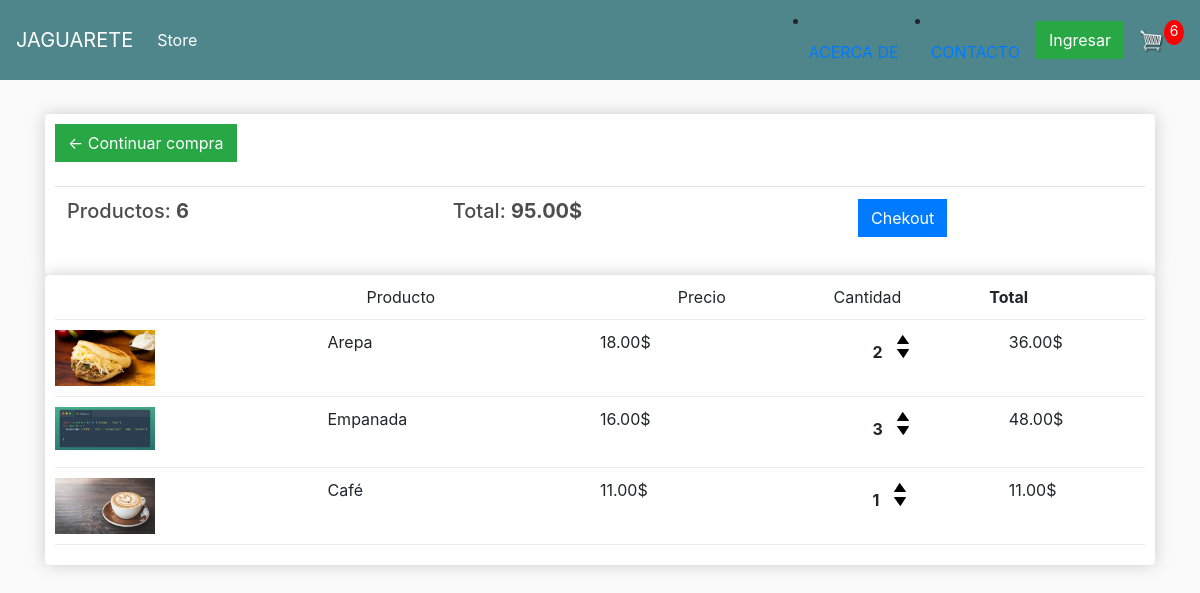
Before: /car/ (signed in) with the older database file.
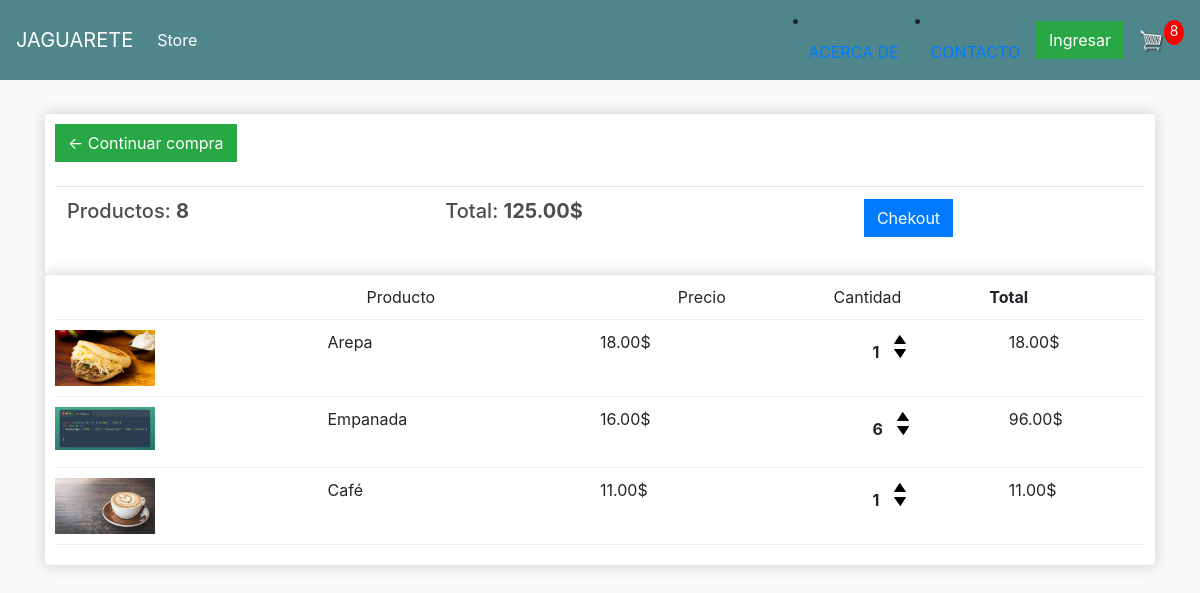
After: the same page with the newer database file.
### store/models.py (models this page shows, shortened)
class Order(models.Model):
    customer = models.ForeignKey(Customer, on_delete = models.SET_NULL,blank=True,null=True)
    date_orderd = models.DateTimeField(auto_now_add= True)
    complete = models.BooleanField(default= False, null= True, blank= False)
    transaction_id = models.CharField(max_length=200,null=True)
    @property
    def get_car_total(self):
        orderitems = self.orderitem_set.all()
        total =sum([Item.get_total for Item in orderitems])
        return total
    @property
    def get_car_items(self):
        orderitems = self.orderitem_set.all()
        total =sum([Item.quantity for Item in orderitems])
        return total

class OrderItem(models.Model):
    product = models.ForeignKey(Product, on_delete = models.SET_NULL,blank=True,null=True)
    order = models.ForeignKey(Order, on_delete = models.SET_NULL,blank=True,null=True)
    quantity = models.IntegerField(default=0,null=True,blank=True)
    date_added = models.DateTimeField(auto_now_add = True)
    @property
    def get_total(self):
        total = self.product.price * self.quantity
        return total

class Product(models.Model):
    name= models.CharField(max_length=200,null = True)
    price = models.DecimalField(max_digits=7, decimal_places=2)
    img = models.ImageField(null= True,blank=True)
    description = models.CharField(max_length=255,default="")
    category = models.CharField(max_length=255,default="Comidas")

### store/views.py (the view)
# urls.py: path('car/',views.car, name="car"),
def car(request):
    if request.user.is_authenticated:
        customer = request.user.customer
        order, created = Order.objects.get_or_create(customer=customer, complete=False )
        Items = order.orderitem_set.all()
        carItems = order.get_car_items
    else:
        Items = []
        order = {'get_car_total':0,'get_car_items':0 }
        carItems = order.get_car_items
        carItems = order['get_car_items']
    context = {'Items': Items, 'order': order, 'carItems':carItems }
    return render(request,'store/car.html',context)

### store/templates/store/car.html
{% extends 'store/main.html' %}
{% load static %}
{% block content %}
<div class="row">
    <div class="col-lg-12">
        <div class="box-element">
            <a href="{% url 'store' %}" class="btn btn-success"> &#x2190; Continuar compra</a>
            <br>
            <br>
            <table class="table">
                <tr>
                    <th><h5>Productos: <strong>{{order.get_car_items}}</strong></h5></th>
                    <th><h5>Total: <strong>{{order.get_car_total | floatformat:2}}$</strong></h5></th>
                    <th>
                        <a class="btn btn-primary" href="{% url 'checkout' %}">Chekout</a>
                    </th>
                </tr>
            </table>
        </div>
        <div class="box-element">
            <div class="cart-row">
                <div style="flex:2"></div>
                <div style="flex:2">Producto</div>
                <div style="flex:1">Precio</div>
                <div style="flex:1">Cantidad</div>
                <div style="flex:1"><strong>Total</strong></div>
            </div>
            {% for Item in Items %}
            <div class="cart-row">
                <div style="flex:2"> <img class="row-image" src="{{Item.product.img.url}}" alt=""> </div>
                <div style="flex:2">{{Item.product.name}}</div>
                <div style="flex:1">{{Item.product.price | floatformat:2}}$</div>
                <div style="flex:1"></div>
                <div style="flex:1">
                <p class="quantity">{{Item.quantity}}</p>
                <div class="quantity">
                    <img data-product={{Item.product.id}} data-action="add" src="{% static 'img/flecha-arriba.png' %}" class="chg-quantity update-car" alt="">
                    <img data-product={{Item.product.id}} data-action="remove" src="{% static 'img/flecha-abajo.png' %}" class="chg-quantity update-car" alt="">
                </div>
                </div>
                <div style="flex:1">{{Item.get_total}}$</div>
            </div>
            {% endfor %}
        </div>
    </div>
</div>
{% endblock content %}

Changed rows visible on the page:
changed through a linked row, Order: get_car_items "6" → "8"; get_car_total "95.00" → "125.00"
changed OrderItem "Arepa": quantity "2" → "1"; get_total "36.00" → "18.00"
changed OrderItem "Empanada": quantity "3" → "6"; get_total "48.00" → "96.00"
Other visible differences:
{{ carItems }}: "6" → "8"
